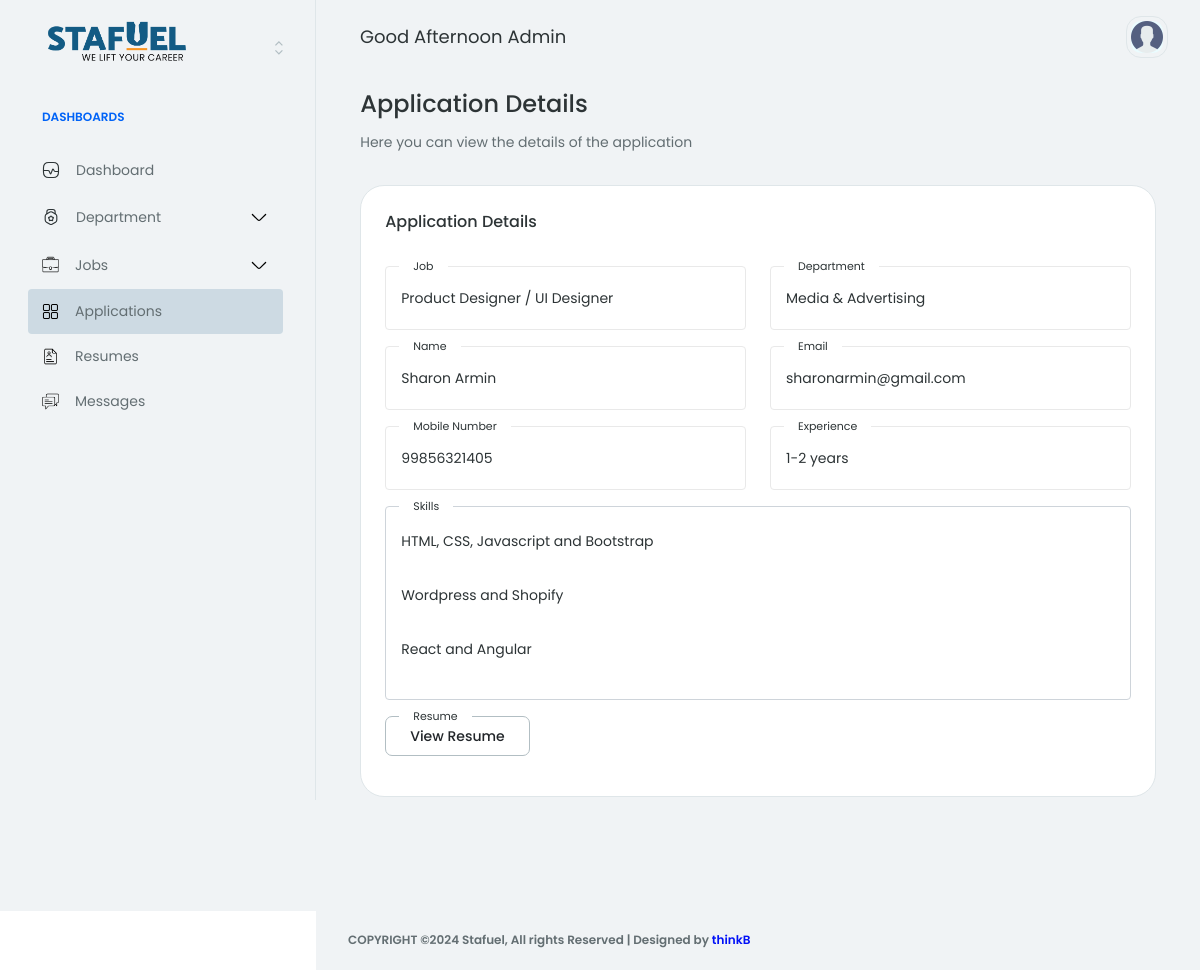
Screenshot of /account/applications/sharon-armin (signed in) with the database file from the repository.
### core/models.py (models this page shows, shortened)
class Application(models.Model):
    EXPERIENCE_CHOICES = [
        ('0-1', '0-1 years'),
        ('1-2', '1-2 years'),
        ('2-3', '2-3 years'),
        ('3-4', '3-4 years'),
        ('4-5', '4-5 years'),
        ('5+', '5+ years'),
    ]
    job = models.ForeignKey(Job, on_delete=models.CASCADE)
    created_at = models.DateTimeField(auto_now_add=True)
    name = models.CharField(max_length=255)
    email = models.EmailField()
    mobile_number = models.CharField(max_length=15)
    experience = models.CharField(max_length=3, choices=EXPERIENCE_CHOICES)
    skills = RichTextField()
    resume = models.FileField(upload_to='resumes/', validators=[validate_pdf])
    slug = models.SlugField(unique=True, blank=True)
    department = models.ForeignKey(Department, on_delete=models.CASCADE)

class Job(models.Model):
    JOB_TYPE_CHOICES = [
        ('Full Time', 'Full Time'),
        ('Part Time', 'Part Time'),
        ('Internship', 'Internship'),
        ('Freelance', 'Freelance'),
    ]
    EXPERIENCE_CHOICES = [
        ('0-1', '0-1 years'),
        ('1-2', '1-2 years'),
        ('2-3', '2-3 years'),
        ('3-4', '3-4 years'),
        ('4-5', '4-5 years'),
        ('5+', '5+ years'),
    ]
    STATUS_CHOICES = [
        ('active', 'Active'),
        ('inactive', 'Inactive'),
    ]
    title = models.CharField(max_length=255)
    department = models.ForeignKey(Department, on_delete=models.CASCADE)
    location = models.CharField(max_length=255)
    created_at = models.DateTimeField(auto_now_add=True)
    updated_at = models.DateTimeField(auto_now=True)
    salary = models.CharField(max_length=255)
    job_type = models.CharField(max_length=15, choices=JOB_TYPE_CHOICES, default='full time')
    experience = models.CharField(max_length=3, choices=EXPERIENCE_CHOICES)
    job_description = models.TextField()
    skills_required = RichTextField()
    slug = models.SlugField(unique=True, blank=True)
    status = models.CharField(max_length=15, choices=STATUS_CHOICES, default='active')

class Department(models.Model):
    STATUS_CHOICES = [
        ('active', 'Active'),
        ('inactive', 'Inactive'),
    ]
    name = models.CharField(max_length=100)
    icon = models.CharField(max_length=60)
    created_at = models.DateTimeField(auto_now_add=True)
    openings = models.IntegerField()
    slug = models.SlugField(unique=True, blank=True)
    status = models.CharField(max_length=8, choices=STATUS_CHOICES, default='active')

### core/views.py (the view)
# urls.py: path('applications/<slug:slug>', view_application, name='view_application'),
@login_required(login_url='login')
def view_application(request, slug):
    application = Application.objects.get(slug=slug)
    return render(request, 'backend/application-view.html', {'application': application})

### templates/backend/application-view.html (shortened to what this page needs)
{% extends 'backend/base.html' %}
{% load static %}
{% block content %}
<div class="row mb-32 gy-32">
    <div class="col-12">
        <div class="row align-items-center justify-content-between g-24">
            <div class="col-12 col-md-6">
                <h3>Application Details</h3>
                <p class="hp-p1-body mb-0">Here you can view the details of the application</p>
            </div>
        </div>
    </div>
    <div class="col-12">
        <div class="row g-32">
            <div class="col-12 col-lg-12">
                <div class="row g-32">
                    <div class="col-12">
                        <div class="card hp-project-ecommerce-table-card">
                            <div class="card-body">
                                <div class="row">
                                    <div class="col-12">
                                        <div class="d-flex align-items-center justify-content-between mb-32">
                                            <h5 class="mb-0">Application Details</h5>
                                        </div>
                                        <form method="post" action="#" enctype="multipart/form-data">
                                            <div class="row">
                                                <div class="col-md-6 input_div">
                                                    <label for="id_job">Job</label>
                                                    <input type="text" value="{{ application.job.title }}" readonly class="form-control">
                                                </div>
                                                <div class="col-md-6 input_div">
                                                    <label for="id_department">Department</label>
                                                    <input type="text" value="{{ application.department.name }}" readonly class="form-control">
                                                </div>
                                                <div class="col-md-6 input_div">
                                                    <label for="id_name">Name</label>
                                                    <input type="text" value="{{ application.name }}" readonly class="form-control">
                                                </div>
                                                <div class="col-md-6 input_div">
                                                    <label for="id_email">Email</label>
                                                    <input type="email" value="{{ application.email }}" readonly class="form-control">
                                                </div>
                                                <div class="col-md-6 input_div">
                                                    <label for="id_mobile_number">Mobile Number</label>
                                                    <input type="text" value="{{ application.mobile_number }}" readonly class="form-control">
                                                </div>
                                                <div class="col-md-6 input_div">
                                                    <label for="id_experience">Experience</label>
                                                    <input type="text" value="{{ application.get_experience_display }}" readonly class="form-control">
                                                </div>
                                                <div class="col-md-12 input_div">
                                                    <label for="id_skills">Skills</label>
                                                    <div id="id_skills" class="form-control" >{{ application.skills|safe }}</div>
                                                </div>
                                                <div class="col-md-12 input_div d-flex justify-content-start align-items-center">
                                                    <label for="id_resume">Resume</label>
                                                    <a href="{{ application.resume.url }}" target="_blank" class="btn btn_resume">View Resume</a>
                                                </div>
                                            </div>
                                        </form>
                                    </div>
                                </div>
                            </div>
                        </div>
                    </div>
                </div>
            </div>
        </div>
    </div>
</div>
{% endblock %}

### static/app-assets/css/base/typography.css (style rules this page uses)
h1, h2, h3, h4, h5, h6, .h1, .h2, .h3, .h4, .h5, .h6 { color: #2d3436; font-weight: 500; }
h3 { font-size: 24px; line-height: 28px; }
h5 { font-size: 16px; line-height: 24px; }
.hp-p1-body { font-size: 14px; line-height: 21px; color: #636e72; font-weight: 400; }

### static/app-assets/css/base/base.css (style rules this page uses)
body { color: #2d3436; font-size: 14px; font-family: "Poppins", sans-serif; line-height: 1.5715; overflow-x: hidden; }
a { -webkit-transition: 0.3s; transition: 0.3s; }

### static/app-assets/css/components.css (style rules this page uses)
.btn { display: -webkit-inline-box; display: -ms-inline-flexbox; display: inline-flex; -webkit-box-align: center; -ms-flex-align: center; align-items: center; -webkit-box-pack: center; -ms-flex-pack: center; justify-content: center; white-space: initial; height: auto; min-height: 40px; -webkit-box-shadow: none; box-shadow: none; background: #ffffff; font-weight: 500; border-color: #b2bec3; }

### static/assets/css/style.css (style rules this page uses)
:root { --ri5-color-primary-hsl: 242, 69%, 52%; --ri5-color-bg-hsl: 0, 0%, 100%; --ri5-color-contrast-high-hsl: 230, 7%, 23%; --ri5-color-contrast-higher-hsl: 230, 13%, 9%; --ri5-color-bg-darker-hsl: 240, 4%, 90%; --ri5-color-white-hsl: 0, 0%, 100%; --ri5-text-sm: 0.833rem; --radio-switch-width: 186px; --radio-switch-height: 46px; --radio-switch-padding: 1px; --radio-switch-radius: 100vw; --radio-switch-animation-duration: 0.3s; }
.input_div { display: flex; justify-content: center; margin-bottom: 20px; align-items: center; position: relative; }
.input_div input { width: 100%; border: 0.4px solid rgb(233, 233, 233); transition: 0.8s; outline: none; padding: 12px 15px; }
.input_div label { position: absolute; font-size: 11px; top: -8px; width: fit-content; background: white; padding: 0px 14px; left: 26px; }
.form-control:disabled, .form-control[readonly] { background-color: white !important; }

### templates/backend/application-view.html (style rules this page uses)
.input_div { margin-bottom: 1rem; }
.form-control { border: 1px solid #ced4da; border-radius: .25rem; padding: 15px; word-wrap: break-word; }

### rows the page displays
Application: job "Product Designer / UI Designer", department.name "Media & Advertising", name "Sharon Armin", email "sharonarmin@gmail.com", mobile_number "99856321405", experience "1-2 years", skills "HTML, CSS, Javascript and Bootstrap Wordpress and Shopify React and Angular"
